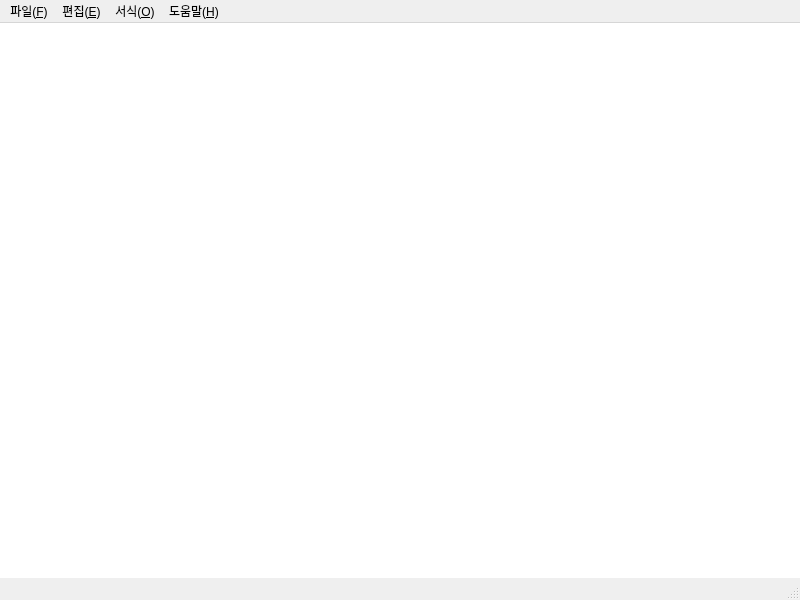
<?xml version="1.0" encoding="UTF-8"?>
<ui version="4.0">
 <class>MainWindow</class>
 <widget class="QMainWindow" name="MainWindow">
  <property name="geometry">
   <rect>
    <x>0</x>
    <y>0</y>
    <width>800</width>
    <height>600</height>
   </rect>
  </property>
  <property name="windowTitle">
   <string>NotePad</string>
  </property>
  <property name="windowIcon">
   <iconset>
    <normaloff>icon/notes.ico</normaloff>icon/notes.ico</iconset>
  </property>
  <widget class="QWidget" name="centralwidget">
   <layout class="QHBoxLayout" name="horizontalLayout">
    <property name="leftMargin">
     <number>0</number>
    </property>
    <property name="topMargin">
     <number>0</number>
    </property>
    <property name="rightMargin">
     <number>0</number>
    </property>
    <property name="bottomMargin">
     <number>0</number>
    </property>
    <item>
     <widget class="QPlainTextEdit" name="pe">
      <property name="font">
       <font>
        <family>굴림</family>
        <pointsize>10</pointsize>
       </font>
      </property>
      <property name="frameShape">
       <enum>QFrame::NoFrame</enum>
      </property>
     </widget>
    </item>
   </layout>
  </widget>
  <widget class="QMenuBar" name="menubar">
   <property name="geometry">
    <rect>
     <x>0</x>
     <y>0</y>
     <width>800</width>
     <height>23</height>
    </rect>
   </property>
   <widget class="QMenu" name="menu_f">
    <property name="title">
     <string>파일(&amp;F)</string>
    </property>
    <addaction name="action_new"/>
    <addaction name="action_win"/>
    <addaction name="action_open"/>
    <addaction name="action_save"/>
    <addaction name="action_save_as"/>
    <addaction name="separator"/>
    <addaction name="action_close"/>
   </widget>
   <widget class="QMenu" name="menu_e">
    <property name="title">
     <string>편집(&amp;E)</string>
    </property>
    <addaction name="action_undo"/>
    <addaction name="action_redo"/>
    <addaction name="separator"/>
    <addaction name="action_cut"/>
    <addaction name="action_copy"/>
    <addaction name="action_paste"/>
    <addaction name="action_del"/>
    <addaction name="separator"/>
    <addaction name="action_all_select"/>
   </widget>
   <widget class="QMenu" name="menu_o">
    <property name="title">
     <string>서식(&amp;O)</string>
    </property>
    <addaction name="action_font"/>
   </widget>
   <widget class="QMenu" name="menu_h">
    <property name="title">
     <string>도움말(&amp;H)</string>
    </property>
    <addaction name="action_about"/>
   </widget>
   <addaction name="menu_f"/>
   <addaction name="menu_e"/>
   <addaction name="menu_o"/>
   <addaction name="menu_h"/>
  </widget>
  <widget class="QStatusBar" name="statusbar"/>
  <action name="action_new">
   <property name="text">
    <string>새로 만들기(&amp;N)</string>
   </property>
   <property name="shortcut">
    <string>Ctrl+N</string>
   </property>
  </action>
  <action name="action_open">
   <property name="text">
    <string>열기(&amp;O)</string>
   </property>
   <property name="shortcut">
    <string>Ctrl+O</string>
   </property>
  </action>
  <action name="action_save">
   <property name="text">
    <string>저장(&amp;S)</string>
   </property>
   <property name="shortcut">
    <string>Ctrl+S</string>
   </property>
  </action>
  <action name="action_save_as">
   <property name="text">
    <string>다른 이름으로 저장(&amp;A)</string>
   </property>
   <property name="shortcut">
    <string>Ctrl+Shift+S</string>
   </property>
  </action>
  <action name="action_close">
   <property name="text">
    <string>끝내기(&amp;X)</string>
   </property>
  </action>
  <action name="action_cut">
   <property name="text">
    <string>잘라내기(&amp;T)</string>
   </property>
   <property name="shortcut">
    <string>Ctrl+X</string>
   </property>
  </action>
  <action name="action_copy">
   <property name="text">
    <string>복사(&amp;C)</string>
   </property>
   <property name="shortcut">
    <string>Ctrl+C</string>
   </property>
  </action>
  <action name="action_paste">
   <property name="text">
    <string>붙여넣기(&amp;P)</string>
   </property>
   <property name="shortcut">
    <string>Ctrl+V</string>
   </property>
  </action>
  <action name="action_del">
   <property name="text">
    <string>삭제(&amp;L)</string>
   </property>
   <property name="shortcut">
    <string>Del</string>
   </property>
  </action>
  <action name="action_font">
   <property name="text">
    <string>글꼴(&amp;F)</string>
   </property>
  </action>
  <action name="action_about">
   <property name="text">
    <string>메모장 정보(&amp;I)</string>
   </property>
  </action>
  <action name="action_undo">
   <property name="text">
    <string>실행 취소(&amp;U)</string>
   </property>
   <property name="shortcut">
    <string>Ctrl+Z</string>
   </property>
  </action>
  <action name="action_redo">
   <property name="text">
    <string>다시 실행(&amp;R)</string>
   </property>
   <property name="shortcut">
    <string>Ctrl+Shift+Z</string>
   </property>
  </action>
  <action name="action_all_select">
   <property name="text">
    <string>모두 선택(&amp;A)</string>
   </property>
   <property name="shortcut">
    <string>Ctrl+A</string>
   </property>
  </action>
  <action name="action_win">
   <property name="text">
    <string>새 창(&amp;W)</string>
   </property>
   <property name="shortcut">
    <string>Ctrl+Shift+N</string>
   </property>
  </action>
 </widget>
 <resources/>
 <connections/>
</ui>
